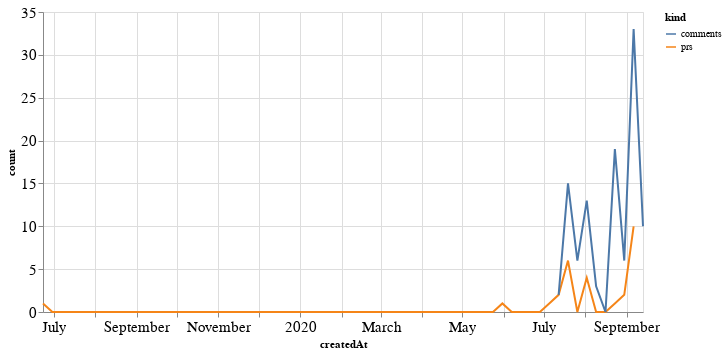

Notebook cell for this chart:
### Code cell
alt.Chart(total_time, width=600).mark_line().encode(
    x='createdAt',
    y='count',
    color='kind'
)

### Figure 1 — Vega-Lite specification as saved in the notebook (floating-point values rounded to 4 significant figures; data arrays with more than 128 entries replaced by an {"elided": "..."} marker saying what was removed)
{"config": {"axisLeft": {"labelFontSize": 15}, "axisBottom": {"labelFontSize": 15}}, "data": {"name": "data-53ca61ae0583f7ad20d2832ae91658e7"}, "mark": "line", "encoding": {"color": {"type": "nominal", "field": "kind"}, "x": {"type": "temporal", "field": "createdAt"}, "y": {"type": "quantitative", "field": "count"}}, "width": 600, "$schema": "https://vega.github.io/schema/vega-lite/v4.8.1.json", "datasets": {"data-53ca61ae0583f7ad20d2832ae91658e7": {"elided": "130 records"}}}
